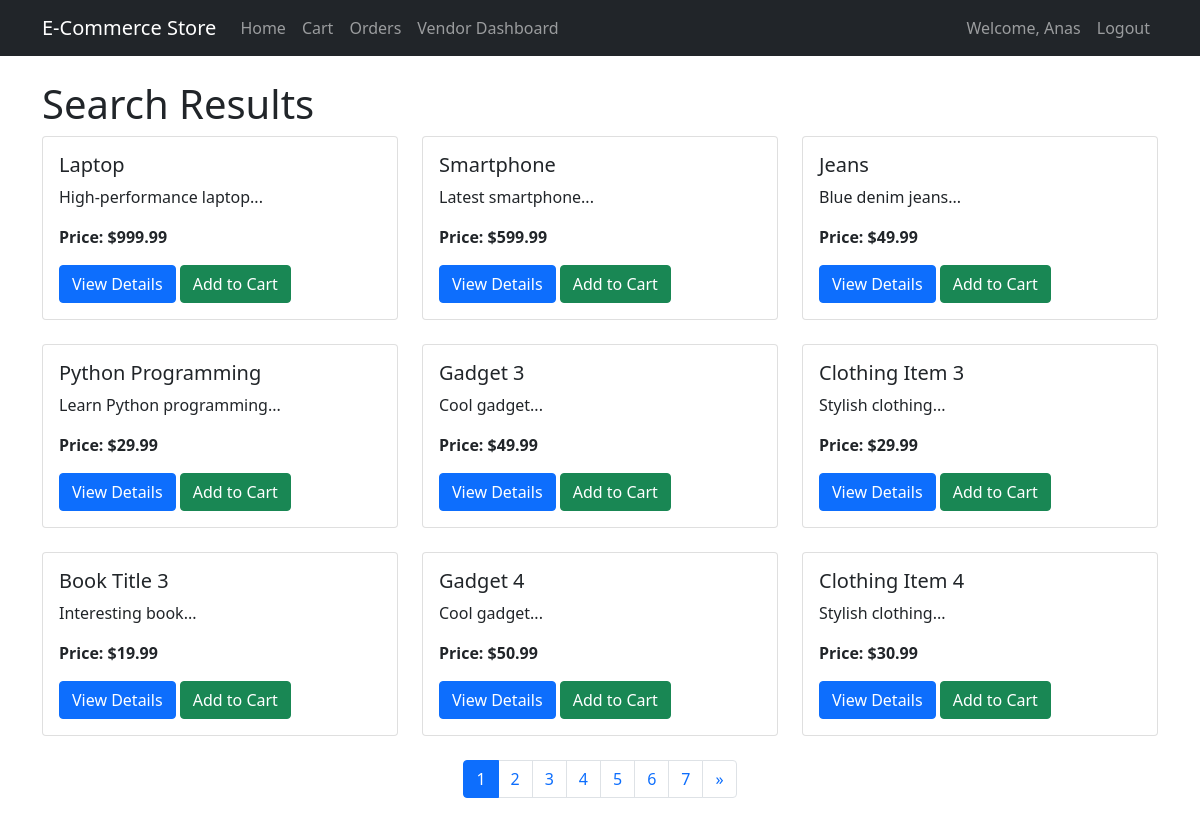
The app's page /search (signed in) with its own data.
### models.py (models this page shows)
class Customer(UserMixin, db.Model):
    id = db.Column(db.Integer, primary_key=True)
    name = db.Column(db.String(100), nullable=False)
    email = db.Column(db.String(120), unique=True, nullable=False)
    password = db.Column(db.String(200), nullable=False)
    address = db.Column(db.String(200))
    phone = db.Column(db.String(20))
    role = db.Column(db.String(20), nullable=False, default='customer')
    orders = db.relationship('Order', backref='customer', lazy=True)
    cart = db.relationship('Cart', backref='customer', lazy=True, uselist=False)

class Product(db.Model):
    id = db.Column(db.Integer, primary_key=True)
    name = db.Column(db.String(100), nullable=False)
    description = db.Column(db.Text)
    price = db.Column(db.Float, nullable=False)
    stock = db.Column(db.Integer, nullable=False)
    category_id = db.Column(db.Integer, db.ForeignKey('category.id'))
    vendor_id = db.Column(db.Integer, db.ForeignKey('vendor.id'))
    reviews = db.relationship('Review', backref='product', lazy=True)

### routes.py (the view)
@app.route('/search', methods=['GET'])
@login_required
def search():
    query = request.args.get('query')
    min_price = request.args.get('min_price', type=float)
    max_price = request.args.get('max_price', type=float)
    category_id = request.args.get('category_id', type=int)
    page = request.args.get('page', 1, type=int)
    per_page = 9
    products = Product.query
    if query:
        products = products.filter(Product.name.ilike(f'%{query}%'))
    if min_price is not None:
        products = products.filter(Product.price >= min_price)
    if max_price is not None:
        products = products.filter(Product.price <= max_price)
    if category_id is not None:
        products = products.filter(Product.category_id == category_id)
    products = products.paginate(page=page, per_page=per_page)
    categories = Category.query.all()
    return render_template('search_results.html', products=products.items, categories=categories, pagination=products)

### app.py (called while the page is built)
@login_manager.user_loader
def load_user(user_id):
    from models import Customer
    return Customer.query.get(int(user_id))

### templates/search_results.html (shortened to what this page needs)
{% extends 'base.html' %}
{% block content %}
<h1>Search Results</h1>
<div class="row">
    {% for product in products %}
    <div class="col-md-4 mb-4">
        <div class="card">
            <div class="card-body">
                <h5 class="card-title">{{ product.name }}</h5>
                <p class="card-text">{{ product.description[:100] }}...</p>
                <p class="card-text"><strong>Price: ${{ "%.2f"|format(product.price) }}</strong></p>
                <a href="{{ url_for('product_detail', product_id=product.id) }}" class="btn btn-primary">View Details</a>
                {% if current_user.is_authenticated %}
                <form action="{{ url_for('add_to_cart', product_id=product.id) }}" method="POST" class="d-inline">
                    <button type="submit" class="btn btn-success">Add to Cart</button>
                </form>
                {% endif %}
            </div>
        </div>
    </div>
    {% endfor %}
</div>
<nav aria-label="Page navigation">
  <ul class="pagination justify-content-center">
    {% for page_num in pagination.iter_pages() %}
    {% if page_num %}
    <li class="page-item {% if page_num == pagination.page %}active{% endif %}">
      <a class="page-link" href="{{ url_for('search', page=page_num, query=request.args.get('query'), min_price=request.args.get('min_price'), max_price=request.args.get('max_price'), category_id=request.args.get('category_id')) }}">{{ page_num }}</a>
    </li>
    {% endif %}
    {% endfor %}
    {% if pagination.has_next %}
    <li class="page-item">
      <a class="page-link" href="{{ url_for('search', page=pagination.next_num, query=request.args.get('query'), min_price=request.args.get('min_price'), max_price=request.args.get('max_price'), category_id=request.args.get('category_id')) }}" aria-label="Next">
        <span aria-hidden="true">&raquo;</span>
      </a>
    </li>
    {% endif %}
  </ul>
</nav>
{% endblock %}

### templates/base.html (shortened to what this page needs)
<!DOCTYPE html>
<html lang="en">
<head>
    <link href="https://cdn.jsdelivr.net/npm/bootstrap@5.1.3/dist/css/bootstrap.min.css" rel="stylesheet">
</head>
<body>
    <nav class="navbar navbar-expand-lg navbar-dark bg-dark">
        <div class="container">
            <a class="navbar-brand" href="{{ url_for('home') }}">E-Commerce Store</a>
            <div class="collapse navbar-collapse" id="navbarNav">
                <ul class="navbar-nav me-auto">
                    <li class="nav-item">
                        <a class="nav-link" href="{{ url_for('home') }}">Home</a>
                    </li>
                    {% if current_user.is_authenticated %}
                    <li class="nav-item">
                        <a class="nav-link" href="{{ url_for('cart') }}">Cart</a>
                    </li>
                    <li class="nav-item">
                        <a class="nav-link" href="{{ url_for('orders') }}">Orders</a>
                    </li>
                    {% if current_user.role == 'vendor' %}
                    <li class="nav-item">
                        <a class="nav-link" href="{{ url_for('vendor_dashboard') }}">Vendor Dashboard</a>
                    </li>
                    {% endif %}
                    {% endif %}
                </ul>
                <ul class="navbar-nav">
                    {% if current_user.is_authenticated %}
                    <li class="nav-item">
                        <span class="nav-link">Welcome, {{ current_user.name }}</span>
                    </li>
                    <li class="nav-item">
                        <a class="nav-link" href="{{ url_for('logout') }}">Logout</a>
                    </li>
                    {% endif %}
                </ul>
            </div>
        </div>
    </nav>
    <div class="container mt-4">
        {% block content %}{% endblock %}
    </div>
</body>
</html>

### records on screen
Customer: name "Anas"
Product: name "Laptop", description "High-performance laptop", price "999.99"
Product: name "Smartphone", description "Latest smartphone", price "599.99"
Product: name "Jeans", description "Blue denim jeans", price "49.99"
Product: name "Python Programming", description "Learn Python programming", price "29.99"
Product: name "Gadget 3", description "Cool gadget", price "49.99"
Product: name "Clothing Item 3", description "Stylish clothing", price "29.99"
Product: name "Book Title 3", description "Interesting book", price "19.99"
Product: name "Gadget 4", description "Cool gadget", price "50.99"
Product: name "Clothing Item 4", description "Stylish clothing", price "30.99"

### other values on screen
{{ page_num }} "1" "2" "3" "4" "5" "6" "7"
